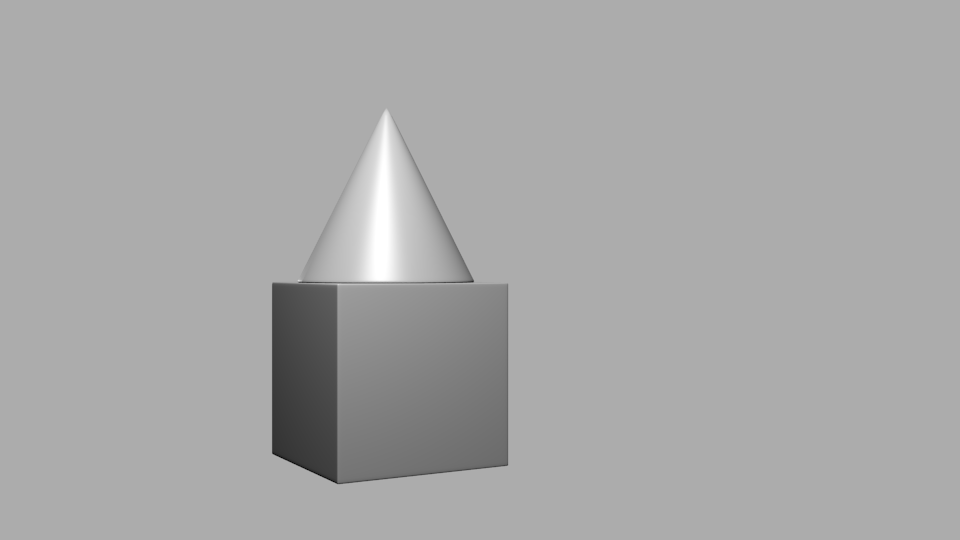
//> input picture eye_left.png, 960 x 540 px
$ ./Shi_Tomasi_nona ../eye_left.png ../eye_right.png   (built with g++ and OpenCV 4)
//> lines starting //> are read from the running program, lines starting //| are printed output that depends on the picture; after the words box and inside, x2 and y2 are one past the last pixel; in counts of white or black regions, pixels touching at a corner belong together
#include "opencv2/highgui/highgui.hpp"
#include "opencv2/imgproc/imgproc.hpp"
#include <cstdio>
#include <cstdlib>
#include <iostream>

using namespace cv;
using namespace std;

int maxCorners = 9;

class point_gray
{
    private:
        Point location;
        float p_gray;

    public:
        point_gray() {}

        point_gray(Point& corner, float gray)
        {
            location = corner;
            p_gray = gray;
        }

        void out_put()
        {
            cout << location.x << "   " << location.y << "   " << p_gray << endl;
        }

        point_gray& operator=(const point_gray& pd)
        {
            if(&pd != this)
            {
                location = pd.location;
                p_gray = pd.p_gray;
            }

            return *this;
        }

        friend int cmp_gray(point_gray& p1, point_gray& p2);

};

int cmp_gray(point_gray& p1, point_gray& p2)
{
    if(p1.p_gray > p2.p_gray)
        return 1;
    else
        return 0;
}

class Shi_Tomasi
{
    private:
        vector<Point> corners;
        vector<point_gray> corners_gray;
        double qualityLevel;
        double minDistance;
        int blockSize;
        bool useHarrisDetector;
        double k;


    public:
        Shi_Tomasi(): qualityLevel(0.01), minDistance(4), blockSize(3), useHarrisDetector(false), k(0.04) {
        };

        void detect(const cv::Mat &image) {
            // opencv自带得角点响应函数计算函数
            cv::goodFeaturesToTrack(image, corners, maxCorners,
                    qualityLevel, minDistance, Mat(), blockSize, useHarrisDetector, k);
        }

        // 用圈圈标记角点
        void drawOnImage(cv::Mat &image,
                int radius = 8.0, int thickness = 4.5) {
            cout << corners.size() << endl;
            int j = 1;
            for(size_t i = 0; i < corners.size(); i++, j++)
            {
                cv::Scalar color = cv::Scalar(25*j, 25*j, 25*j);
                cv::circle(image, corners[i], radius, color, thickness);
            }
        }

        // 计算灰度信息
        void gray_cal(IplImage* &src)
        {
            for(size_t i = 0; i < corners.size(); i++)
            {
                uchar* ptr = (uchar *)(src->imageData + corners[i].y * src->width);
                point_gray test = point_gray(corners[i],
                        ptr[corners[i].x]);
                corners_gray.push_back(test);
            }
        }

        void out_put()
        {
            cout << "  x  " << "  y  " << "  gray" << endl;
            for(size_t i = 0; i < corners.size(); i++) {
                corners_gray[i].out_put();
            }
        }

        void sort()
        {
            point_gray test;
            for(size_t i = 0; i < corners_gray.size(); i++)
            {
                for(size_t j = i+1; j < corners_gray.size(); j++)
                {
                    if(cmp_gray(corners_gray[i], corners_gray[j]))
                    {
                        test = corners_gray[i];
                        corners_gray[i] = corners_gray[j];
                        corners_gray[j] = test;
                    }
                }
            }

        }
};

int main(int argc, char** argv)
{
    Mat image1_gray;
    Mat image2_gray;
    IplImage* src1;
    IplImage* src2;

    if(argv[1] == NULL || argv[2] == NULL) {
        cout << "Use as \"harris_test test_picture1 test_picture2\"" << endl;
        return -1;
    }
    else {
        Mat image1 = imread(argv[1], 1);
//> image1 is the input picture: 540 rows x 960 cols, CV_8UC3; min 7, max 255, mean 167.7
        src1 = cvLoadImage(argv[1], 0);
        Mat image2 = imread(argv[2], 1);
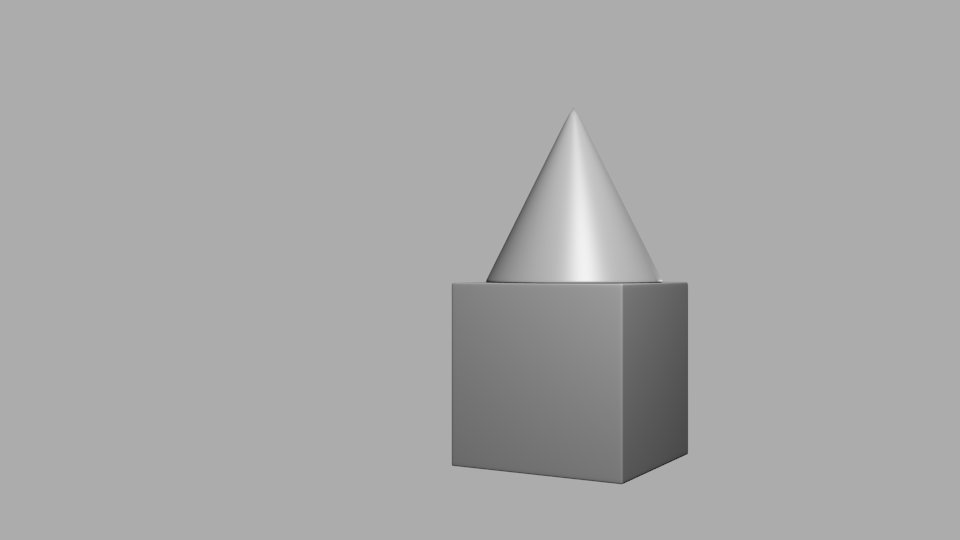
//> input picture eye_right.png, 960 x 540 px
//> image2 is the input picture: 540 rows x 960 cols, CV_8UC3; min 35, max 243, mean 167.6
        src2 = cvLoadImage(argv[2], 0);

        // 灰度变换
        cvtColor(image1, image1_gray, COLOR_BGR2GRAY);
        cvtColor(image2, image2_gray, COLOR_BGR2GRAY);

        // 经典得harris角点方法
        Shi_Tomasi Shi_Tomasi1;
        Shi_Tomasi Shi_Tomasi2;

        // 计算角点
        Shi_Tomasi1.detect(image1_gray);
//> in detect, `cv::goodFeaturesToTrack(image, corners, maxCorners, qualityLevel, minD..`: corners = 9 Points (x, y): [473, 281], [272, 453], [507, 464], [273, 283], [337, 482], [337, 284], [507, 284], [298, 281], [386, 110]
        Shi_Tomasi2.detect(image2_gray);

        Shi_Tomasi1.gray_cal(src1);
//> the loop in gray_cal, `for(size_t i = 0; i < corners.size(); i++)` made 9 passes
//> (location in point_gray, p_gray in point_gray) on passes 1 to 9: (Point(473, 281), 78), (Point(272, 453), 92), (Point(507, 464), 75), (Point(273, 283), 92), (Point(337, 482), 85), (Point(337, 284), 191), (Point(507, 284), 125), (Point(298, 281), 170), (Point(386, 110), 204)
        Shi_Tomasi2.gray_cal(src2);
//> the loop in gray_cal (call 2), `for(size_t i = 0; i < corners.size(); i++)` made 9 passes
//> (location in point_gray, p_gray in point_gray) on passes 1 to 9: (Point(487, 281), 41), (Point(687, 453), 89), (Point(452, 465), 113), (Point(686, 283), 106), (Point(623, 482), 64), (Point(452, 284), 120), (Point(621, 285), 178), (Point(658, 280), 180), (Point(573, 111), 186)

        Shi_Tomasi1.sort();
//> the loop in sort, `for(size_t i = 0; i < corners_gray.size(); i++)` made 9 passes
        Shi_Tomasi2.sort();
//> the loop in sort (call 2), `for(size_t i = 0; i < corners_gray.size(); i++)` made 9 passes

        cout << "eye_left.png" << endl;
        Shi_Tomasi1.out_put();
//> the loop in out_put, `for(size_t i = 0; i < corners.size(); i++)` made 9 passes
//| 507   464   75
//| 473   281   78
//| 337   482   85
//| 273   283   92
//| 272   453   92
//| 507   284   125
//| 298   281   170
//| 337   284   191
//> (output is shown up to pass 8 of 9)
        cout << "eye_right.png" << endl;
        Shi_Tomasi2.out_put();
//> the loop in out_put (call 2), `for(size_t i = 0; i < corners.size(); i++)` made 9 passes
//| 487   281   41
//| 623   482   64
//| 687   453   89
//| 686   283   106
//| 452   465   113
//| 452   284   120
//| 621   285   178
//| 658   280   180
//> (output is shown up to pass 8 of 9)

        // 标记角点
        Shi_Tomasi1.drawOnImage(image1);
//| 9
//> the loop in drawOnImage, `for(size_t i = 0; i < corners.size(); i++, j++)` made 9 passes
//> after the loop in drawOnImage, `for(size_t i = 0; i < corners.size(); i++, j++)`:
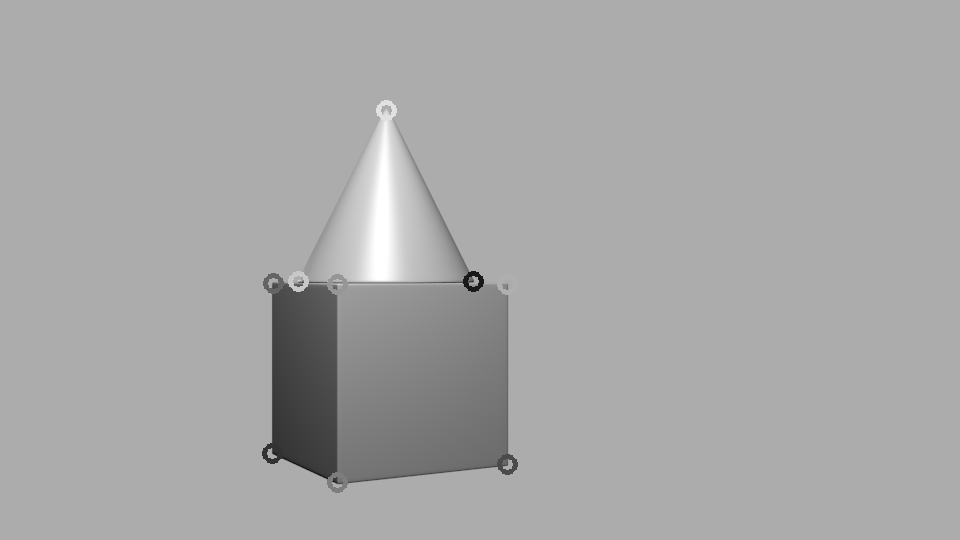
//> image: 540 rows x 960 cols, CV_8UC3; 0.41% of pixels changed, all inside (x1, y1, x2, y2) = (262, 100, 518, 493)
//> after the loop in drawOnImage, `for(size_t i = 0; i < corners.size(); i++, j++)`: j = 10
        Shi_Tomasi2.drawOnImage(image2);
//> call 2 of drawOnImage, with radius = 8, thickness = 4
//| 9
//> the loop in drawOnImage (call 2), `for(size_t i = 0; i < corners.size(); i++, j++)` made 9 passes
//> after the loop in drawOnImage (call 2), `for(size_t i = 0; i < corners.size(); i++, j++)`:
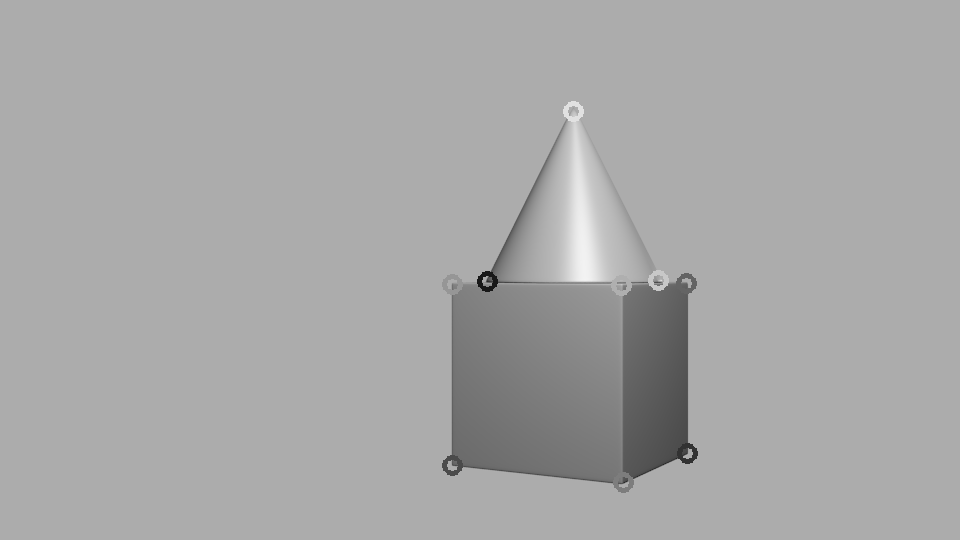
//> image: 540 rows x 960 cols, CV_8UC3; 0.41% of pixels changed, all inside (x1, y1, x2, y2) = (442, 101, 698, 493)

        cv::imshow("eye_left.png", image1);
        cv::imshow("eye_right.png", image2);

        cv::waitKey(0);

        return 0;
//> (the program exits here)
